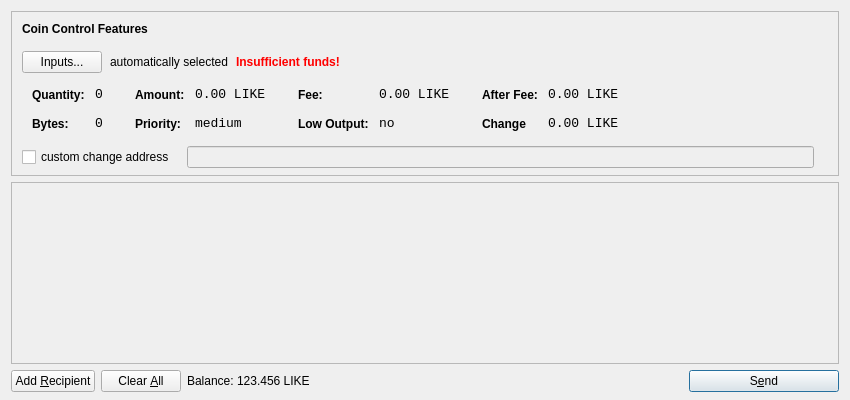
<?xml version="1.0" encoding="UTF-8"?>
<ui version="4.0">
 <class>SendCoinsDialog</class>
 <widget class="QDialog" name="SendCoinsDialog">
  <property name="geometry">
   <rect>
    <x>0</x>
    <y>0</y>
    <width>850</width>
    <height>400</height>
   </rect>
  </property>
  <property name="windowTitle">
   <string>Send Coins</string>
  </property>
  <layout class="QVBoxLayout" name="verticalLayout" stretch="0,1,0">
   <property name="bottomMargin">
    <number>8</number>
   </property>
   <item>
    <widget class="QFrame" name="frameCoinControl">
     <property name="sizePolicy">
      <sizepolicy hsizetype="Expanding" vsizetype="Expanding">
       <horstretch>0</horstretch>
       <verstretch>0</verstretch>
      </sizepolicy>
     </property>
     <property name="maximumSize">
      <size>
       <width>16777215</width>
       <height>16777215</height>
      </size>
     </property>
     <property name="frameShape">
      <enum>QFrame::StyledPanel</enum>
     </property>
     <property name="frameShadow">
      <enum>QFrame::Sunken</enum>
     </property>
     <layout class="QVBoxLayout" name="verticalLayoutCoinControl2">
      <property name="spacing">
       <number>-1</number>
      </property>
      <property name="leftMargin">
       <number>0</number>
      </property>
      <property name="topMargin">
       <number>0</number>
      </property>
      <property name="rightMargin">
       <number>0</number>
      </property>
      <property name="bottomMargin">
       <number>6</number>
      </property>
      <item>
       <layout class="QVBoxLayout" name="verticalLayoutCoinControl" stretch="0,0,0,0,1">
        <property name="spacing">
         <number>0</number>
        </property>
        <property name="leftMargin">
         <number>10</number>
        </property>
        <property name="topMargin">
         <number>10</number>
        </property>
        <item>
         <layout class="QHBoxLayout" name="horizontalLayoutCoinControl1">
          <property name="bottomMargin">
           <number>15</number>
          </property>
          <item>
           <widget class="QLabel" name="labelCoinControlFeatures">
            <property name="sizePolicy">
             <sizepolicy hsizetype="Preferred" vsizetype="Maximum">
              <horstretch>0</horstretch>
              <verstretch>0</verstretch>
             </sizepolicy>
            </property>
            <property name="font">
             <font>
              <weight>75</weight>
              <bold>true</bold>
             </font>
            </property>
            <property name="styleSheet">
             <string notr="true">font-weight:bold;</string>
            </property>
            <property name="text">
             <string>Coin Control Features</string>
            </property>
           </widget>
          </item>
         </layout>
        </item>
        <item>
         <layout class="QHBoxLayout" name="horizontalLayoutCoinControl2" stretch="0,0,0,0">
          <property name="spacing">
           <number>8</number>
          </property>
          <property name="bottomMargin">
           <number>10</number>
          </property>
          <item>
           <widget class="QPushButton" name="pushButtonCoinControl">
            <property name="styleSheet">
             <string notr="true"/>
            </property>
            <property name="text">
             <string>Inputs...</string>
            </property>
           </widget>
          </item>
          <item>
           <widget class="QLabel" name="labelCoinControlAutomaticallySelected">
            <property name="text">
             <string>automatically selected</string>
            </property>
            <property name="margin">
             <number>5</number>
            </property>
           </widget>
          </item>
          <item>
           <widget class="QLabel" name="labelCoinControlInsuffFunds">
            <property name="font">
             <font>
              <weight>75</weight>
              <bold>true</bold>
             </font>
            </property>
            <property name="styleSheet">
             <string notr="true">color:red;font-weight:bold;</string>
            </property>
            <property name="text">
             <string>Insufficient funds!</string>
            </property>
            <property name="margin">
             <number>5</number>
            </property>
           </widget>
          </item>
          <item>
           <spacer name="horizontalSpacerCoinControl">
            <property name="orientation">
             <enum>Qt::Horizontal</enum>
            </property>
            <property name="sizeHint" stdset="0">
             <size>
              <width>40</width>
              <height>1</height>
             </size>
            </property>
           </spacer>
          </item>
         </layout>
        </item>
        <item>
         <widget class="QWidget" name="widgetCoinControl" native="true">
          <property name="sizePolicy">
           <sizepolicy hsizetype="Preferred" vsizetype="Preferred">
            <horstretch>0</horstretch>
            <verstretch>0</verstretch>
           </sizepolicy>
          </property>
          <property name="minimumSize">
           <size>
            <width>0</width>
            <height>0</height>
           </size>
          </property>
          <property name="styleSheet">
           <string notr="true"/>
          </property>
          <layout class="QHBoxLayout" name="horizontalLayoutCoinControl5">
           <property name="margin">
            <number>0</number>
           </property>
           <item>
            <layout class="QHBoxLayout" name="horizontalLayoutCoinControl3" stretch="0,0,0,1">
             <property name="spacing">
              <number>20</number>
             </property>
             <property name="topMargin">
              <number>0</number>
             </property>
             <property name="bottomMargin">
              <number>10</number>
             </property>
             <item>
              <layout class="QFormLayout" name="formLayoutCoinControl1">
               <property name="horizontalSpacing">
                <number>10</number>
               </property>
               <property name="verticalSpacing">
                <number>14</number>
               </property>
               <property name="leftMargin">
                <number>10</number>
               </property>
               <property name="topMargin">
                <number>4</number>
               </property>
               <property name="rightMargin">
                <number>6</number>
               </property>
               <item row="0" column="0">
                <widget class="QLabel" name="labelCoinControlQuantityText">
                 <property name="styleSheet">
                  <string notr="true">font-weight:bold;</string>
                 </property>
                 <property name="text">
                  <string>Quantity:</string>
                 </property>
                 <property name="margin">
                  <number>0</number>
                 </property>
                </widget>
               </item>
               <item row="0" column="1">
                <widget class="QLabel" name="labelCoinControlQuantity">
                 <property name="font">
                  <font>
                   <family>Monospace</family>
                   <pointsize>10</pointsize>
                  </font>
                 </property>
                 <property name="cursor">
                  <cursorShape>IBeamCursor</cursorShape>
                 </property>
                 <property name="contextMenuPolicy">
                  <enum>Qt::ActionsContextMenu</enum>
                 </property>
                 <property name="text">
                  <string>0</string>
                 </property>
                 <property name="margin">
                  <number>0</number>
                 </property>
                 <property name="textInteractionFlags">
                  <set>Qt::LinksAccessibleByMouse|Qt::TextSelectableByKeyboard|Qt::TextSelectableByMouse</set>
                 </property>
                </widget>
               </item>
               <item row="1" column="0">
                <widget class="QLabel" name="labelCoinControlBytesText">
                 <property name="styleSheet">
                  <string notr="true">font-weight:bold;</string>
                 </property>
                 <property name="text">
                  <string>Bytes:</string>
                 </property>
                </widget>
               </item>
               <item row="1" column="1">
                <widget class="QLabel" name="labelCoinControlBytes">
                 <property name="font">
                  <font>
                   <family>Monospace</family>
                   <pointsize>10</pointsize>
                  </font>
                 </property>
                 <property name="cursor">
                  <cursorShape>IBeamCursor</cursorShape>
                 </property>
                 <property name="contextMenuPolicy">
                  <enum>Qt::ActionsContextMenu</enum>
                 </property>
                 <property name="text">
                  <string>0</string>
                 </property>
                 <property name="textInteractionFlags">
                  <set>Qt::LinksAccessibleByMouse|Qt::TextSelectableByKeyboard|Qt::TextSelectableByMouse</set>
                 </property>
                </widget>
               </item>
              </layout>
             </item>
             <item>
              <layout class="QFormLayout" name="formLayoutCoinControl2">
               <property name="horizontalSpacing">
                <number>10</number>
               </property>
               <property name="verticalSpacing">
                <number>14</number>
               </property>
               <property name="leftMargin">
                <number>6</number>
               </property>
               <property name="topMargin">
                <number>4</number>
               </property>
               <property name="rightMargin">
                <number>6</number>
               </property>
               <item row="0" column="0">
                <widget class="QLabel" name="labelCoinControlAmountText">
                 <property name="styleSheet">
                  <string notr="true">font-weight:bold;</string>
                 </property>
                 <property name="text">
                  <string>Amount:</string>
                 </property>
                 <property name="margin">
                  <number>0</number>
                 </property>
                </widget>
               </item>
               <item row="0" column="1">
                <widget class="QLabel" name="labelCoinControlAmount">
                 <property name="font">
                  <font>
                   <family>Monospace</family>
                   <pointsize>10</pointsize>
                  </font>
                 </property>
                 <property name="cursor">
                  <cursorShape>IBeamCursor</cursorShape>
                 </property>
                 <property name="contextMenuPolicy">
                  <enum>Qt::ActionsContextMenu</enum>
                 </property>
                 <property name="text">
                  <string>0.00 LIKE</string>
                 </property>
                 <property name="textInteractionFlags">
                  <set>Qt::LinksAccessibleByMouse|Qt::TextSelectableByKeyboard|Qt::TextSelectableByMouse</set>
                 </property>
                </widget>
               </item>
               <item row="1" column="0">
                <widget class="QLabel" name="labelCoinControlPriorityText">
                 <property name="styleSheet">
                  <string notr="true">font-weight:bold;</string>
                 </property>
                 <property name="text">
                  <string>Priority:</string>
                 </property>
                </widget>
               </item>
               <item row="1" column="1">
                <widget class="QLabel" name="labelCoinControlPriority">
                 <property name="font">
                  <font>
                   <family>Monospace</family>
                   <pointsize>10</pointsize>
                  </font>
                 </property>
                 <property name="cursor">
                  <cursorShape>IBeamCursor</cursorShape>
                 </property>
                 <property name="contextMenuPolicy">
                  <enum>Qt::ActionsContextMenu</enum>
                 </property>
                 <property name="text">
                  <string>medium</string>
                 </property>
                 <property name="textInteractionFlags">
                  <set>Qt::LinksAccessibleByMouse|Qt::TextSelectableByKeyboard|Qt::TextSelectableByMouse</set>
                 </property>
                </widget>
               </item>
              </layout>
             </item>
             <item>
              <layout class="QFormLayout" name="formLayoutCoinControl3">
               <property name="horizontalSpacing">
                <number>10</number>
               </property>
               <property name="verticalSpacing">
                <number>14</number>
               </property>
               <property name="leftMargin">
                <number>6</number>
               </property>
               <property name="topMargin">
                <number>4</number>
               </property>
               <property name="rightMargin">
                <number>6</number>
               </property>
               <item row="0" column="0">
                <widget class="QLabel" name="labelCoinControlFeeText">
                 <property name="styleSheet">
                  <string notr="true">font-weight:bold;</string>
                 </property>
                 <property name="text">
                  <string>Fee:</string>
                 </property>
                 <property name="margin">
                  <number>0</number>
                 </property>
                </widget>
               </item>
               <item row="0" column="1">
                <widget class="QLabel" name="labelCoinControlFee">
                 <property name="font">
                  <font>
                   <family>Monospace</family>
                   <pointsize>10</pointsize>
                  </font>
                 </property>
                 <property name="cursor">
                  <cursorShape>IBeamCursor</cursorShape>
                 </property>
                 <property name="contextMenuPolicy">
                  <enum>Qt::ActionsContextMenu</enum>
                 </property>
                 <property name="text">
                  <string>0.00 LIKE</string>
                 </property>
                 <property name="textInteractionFlags">
                  <set>Qt::LinksAccessibleByMouse|Qt::TextSelectableByKeyboard|Qt::TextSelectableByMouse</set>
                 </property>
                </widget>
               </item>
               <item row="1" column="0">
                <widget class="QLabel" name="labelCoinControlLowOutputText">
                 <property name="styleSheet">
                  <string notr="true">font-weight:bold;</string>
                 </property>
                 <property name="text">
                  <string>Low Output:</string>
                 </property>
                </widget>
               </item>
               <item row="1" column="1">
                <widget class="QLabel" name="labelCoinControlLowOutput">
                 <property name="font">
                  <font>
                   <family>Monospace</family>
                   <pointsize>10</pointsize>
                  </font>
                 </property>
                 <property name="cursor">
                  <cursorShape>IBeamCursor</cursorShape>
                 </property>
                 <property name="contextMenuPolicy">
                  <enum>Qt::ActionsContextMenu</enum>
                 </property>
                 <property name="text">
                  <string>no</string>
                 </property>
                 <property name="textInteractionFlags">
                  <set>Qt::LinksAccessibleByMouse|Qt::TextSelectableByKeyboard|Qt::TextSelectableByMouse</set>
                 </property>
                </widget>
               </item>
              </layout>
             </item>
             <item>
              <layout class="QFormLayout" name="formLayoutCoinControl4">
               <property name="horizontalSpacing">
                <number>10</number>
               </property>
               <property name="verticalSpacing">
                <number>14</number>
               </property>
               <property name="leftMargin">
                <number>6</number>
               </property>
               <property name="topMargin">
                <number>4</number>
               </property>
               <property name="rightMargin">
                <number>6</number>
               </property>
               <item row="0" column="0">
                <widget class="QLabel" name="labelCoinControlAfterFeeText">
                 <property name="styleSheet">
                  <string notr="true">font-weight:bold;</string>
                 </property>
                 <property name="text">
                  <string>After Fee:</string>
                 </property>
                 <property name="margin">
                  <number>0</number>
                 </property>
                </widget>
               </item>
               <item row="0" column="1">
                <widget class="QLabel" name="labelCoinControlAfterFee">
                 <property name="font">
                  <font>
                   <family>Monospace</family>
                   <pointsize>10</pointsize>
                  </font>
                 </property>
                 <property name="cursor">
                  <cursorShape>IBeamCursor</cursorShape>
                 </property>
                 <property name="contextMenuPolicy">
                  <enum>Qt::ActionsContextMenu</enum>
                 </property>
                 <property name="text">
                  <string>0.00 LIKE</string>
                 </property>
                 <property name="textInteractionFlags">
                  <set>Qt::LinksAccessibleByMouse|Qt::TextSelectableByKeyboard|Qt::TextSelectableByMouse</set>
                 </property>
                </widget>
               </item>
               <item row="1" column="0">
                <widget class="QLabel" name="labelCoinControlChangeText">
                 <property name="styleSheet">
                  <string notr="true">font-weight:bold;</string>
                 </property>
                 <property name="text">
                  <string>Change</string>
                 </property>
                </widget>
               </item>
               <item row="1" column="1">
                <widget class="QLabel" name="labelCoinControlChange">
                 <property name="font">
                  <font>
                   <family>Monospace</family>
                   <pointsize>10</pointsize>
                  </font>
                 </property>
                 <property name="cursor">
                  <cursorShape>IBeamCursor</cursorShape>
                 </property>
                 <property name="contextMenuPolicy">
                  <enum>Qt::ActionsContextMenu</enum>
                 </property>
                 <property name="text">
                  <string>0.00 LIKE</string>
                 </property>
                 <property name="textInteractionFlags">
                  <set>Qt::LinksAccessibleByMouse|Qt::TextSelectableByKeyboard|Qt::TextSelectableByMouse</set>
                 </property>
                </widget>
               </item>
              </layout>
             </item>
            </layout>
           </item>
          </layout>
         </widget>
        </item>
        <item>
         <layout class="QHBoxLayout" name="horizontalLayoutCoinControl4" stretch="0,0,0">
          <property name="spacing">
           <number>12</number>
          </property>
          <property name="sizeConstraint">
           <enum>QLayout::SetDefaultConstraint</enum>
          </property>
          <property name="topMargin">
           <number>5</number>
          </property>
          <property name="rightMargin">
           <number>5</number>
          </property>
          <item>
           <widget class="QCheckBox" name="checkBoxCoinControlChange">
            <property name="text">
             <string>custom change address</string>
            </property>
           </widget>
          </item>
          <item>
           <widget class="QLineEdit" name="lineEditCoinControlChange">
            <property name="enabled">
             <bool>false</bool>
            </property>
            <property name="sizePolicy">
             <sizepolicy hsizetype="Expanding" vsizetype="Fixed">
              <horstretch>0</horstretch>
              <verstretch>0</verstretch>
             </sizepolicy>
            </property>
           </widget>
          </item>
          <item>
           <widget class="QLabel" name="labelCoinControlChangeLabel">
            <property name="sizePolicy">
             <sizepolicy hsizetype="Preferred" vsizetype="Expanding">
              <horstretch>0</horstretch>
              <verstretch>0</verstretch>
             </sizepolicy>
            </property>
            <property name="minimumSize">
             <size>
              <width>0</width>
              <height>0</height>
             </size>
            </property>
            <property name="text">
             <string/>
            </property>
            <property name="margin">
             <number>3</number>
            </property>
           </widget>
          </item>
         </layout>
        </item>
        <item>
         <spacer name="verticalSpacerCoinControl">
          <property name="orientation">
           <enum>Qt::Vertical</enum>
          </property>
          <property name="sizeHint" stdset="0">
           <size>
            <width>800</width>
            <height>1</height>
           </size>
          </property>
         </spacer>
        </item>
       </layout>
      </item>
     </layout>
    </widget>
   </item>
   <item>
    <widget class="QScrollArea" name="scrollArea">
     <property name="widgetResizable">
      <bool>true</bool>
     </property>
     <widget class="QWidget" name="scrollAreaWidgetContents">
      <property name="geometry">
       <rect>
        <x>0</x>
        <y>0</y>
        <width>830</width>
        <height>165</height>
       </rect>
      </property>
      <layout class="QVBoxLayout" name="verticalLayout_2">
       <property name="margin">
        <number>0</number>
       </property>
       <item>
        <layout class="QVBoxLayout" name="entries">
         <property name="spacing">
          <number>6</number>
         </property>
        </layout>
       </item>
       <item>
        <spacer name="verticalSpacer">
         <property name="orientation">
          <enum>Qt::Vertical</enum>
         </property>
         <property name="sizeHint" stdset="0">
          <size>
           <width>20</width>
           <height>40</height>
          </size>
         </property>
        </spacer>
       </item>
      </layout>
     </widget>
    </widget>
   </item>
   <item>
    <layout class="QHBoxLayout" name="horizontalLayout">
     <item>
      <widget class="QPushButton" name="addButton">
       <property name="toolTip">
        <string>Send to multiple recipients at once</string>
       </property>
       <property name="text">
        <string>Add &amp;Recipient</string>
       </property>
       <property name="icon">
        <iconset resource="../bitcoin.qrc">
         <normaloff>:/icons/add</normaloff>:/icons/add</iconset>
       </property>
       <property name="autoDefault">
        <bool>false</bool>
       </property>
      </widget>
     </item>
     <item>
      <widget class="QPushButton" name="clearButton">
       <property name="sizePolicy">
        <sizepolicy hsizetype="Minimum" vsizetype="Fixed">
         <horstretch>0</horstretch>
         <verstretch>0</verstretch>
        </sizepolicy>
       </property>
       <property name="toolTip">
        <string>Remove all transaction fields</string>
       </property>
       <property name="text">
        <string>Clear &amp;All</string>
       </property>
       <property name="icon">
        <iconset resource="../bitcoin.qrc">
         <normaloff>:/icons/remove</normaloff>:/icons/remove</iconset>
       </property>
       <property name="autoRepeatDelay">
        <number>300</number>
       </property>
       <property name="autoDefault">
        <bool>false</bool>
       </property>
      </widget>
     </item>
     <item>
      <layout class="QHBoxLayout" name="horizontalLayout_2">
       <property name="spacing">
        <number>3</number>
       </property>
       <item>
        <widget class="QLabel" name="label">
         <property name="sizePolicy">
          <sizepolicy hsizetype="Preferred" vsizetype="Fixed">
           <horstretch>0</horstretch>
           <verstretch>0</verstretch>
          </sizepolicy>
         </property>
         <property name="text">
          <string>Balance:</string>
         </property>
        </widget>
       </item>
       <item>
        <widget class="QLabel" name="labelBalance">
         <property name="sizePolicy">
          <sizepolicy hsizetype="Preferred" vsizetype="Fixed">
           <horstretch>0</horstretch>
           <verstretch>0</verstretch>
          </sizepolicy>
         </property>
         <property name="cursor">
          <cursorShape>IBeamCursor</cursorShape>
         </property>
         <property name="text">
          <string>123.456 LIKE</string>
         </property>
         <property name="textInteractionFlags">
          <set>Qt::LinksAccessibleByMouse|Qt::TextSelectableByKeyboard|Qt::TextSelectableByMouse</set>
         </property>
        </widget>
       </item>
      </layout>
     </item>
     <item>
      <spacer name="horizontalSpacer">
       <property name="orientation">
        <enum>Qt::Horizontal</enum>
       </property>
       <property name="sizeHint" stdset="0">
        <size>
         <width>40</width>
         <height>20</height>
        </size>
       </property>
      </spacer>
     </item>
     <item>
      <widget class="QPushButton" name="sendButton">
       <property name="minimumSize">
        <size>
         <width>150</width>
         <height>0</height>
        </size>
       </property>
       <property name="toolTip">
        <string>Confirm the send action</string>
       </property>
       <property name="text">
        <string>S&amp;end</string>
       </property>
       <property name="icon">
        <iconset resource="../bitcoin.qrc">
         <normaloff>:/icons/send</normaloff>:/icons/send</iconset>
       </property>
       <property name="default">
        <bool>true</bool>
       </property>
      </widget>
     </item>
    </layout>
   </item>
  </layout>
 </widget>
 <resources>
  <include location="../bitcoin.qrc"/>
 </resources>
 <connections/>
</ui>
